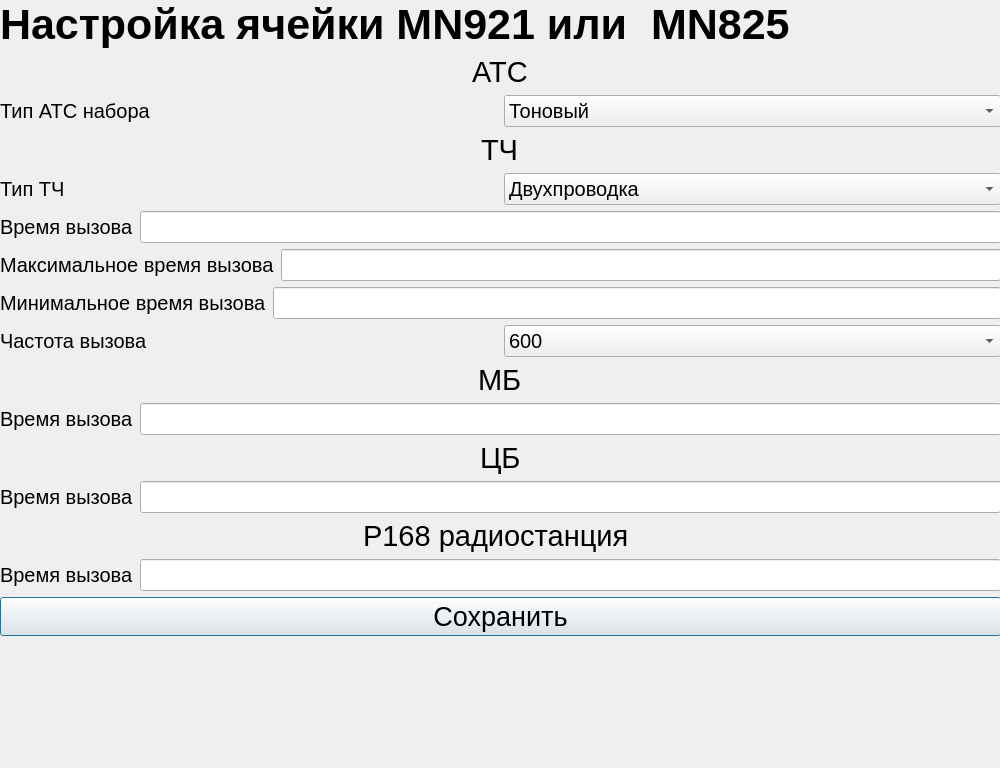
<?xml version="1.0" encoding="UTF-8"?>
<ui version="4.0">
 <class>mn921channelcfg</class>
 <widget class="QDialog" name="mn921channelcfg">
  <property name="geometry">
   <rect>
    <x>0</x>
    <y>0</y>
    <width>1000</width>
    <height>768</height>
   </rect>
  </property>
  <property name="minimumSize">
   <size>
    <width>1000</width>
    <height>768</height>
   </size>
  </property>
  <property name="maximumSize">
   <size>
    <width>1000</width>
    <height>768</height>
   </size>
  </property>
  <property name="windowTitle">
   <string>Dialog</string>
  </property>
  <widget class="QWidget" name="layoutWidget">
   <property name="geometry">
    <rect>
     <x>0</x>
     <y>0</y>
     <width>1001</width>
     <height>804</height>
    </rect>
   </property>
   <layout class="QHBoxLayout" name="horizontalLayout_2">
    <item>
     <layout class="QVBoxLayout" name="mn921">
      <item>
       <layout class="QVBoxLayout" name="ats">
        <item>
         <widget class="QLabel" name="label_14">
          <property name="font">
           <font>
            <pointsize>32</pointsize>
            <weight>75</weight>
            <bold>true</bold>
           </font>
          </property>
          <property name="text">
           <string>Настройка ячейки MN921 или  MN825 </string>
          </property>
         </widget>
        </item>
        <item alignment="Qt::AlignHCenter">
         <widget class="QLabel" name="label_7">
          <property name="font">
           <font>
            <pointsize>22</pointsize>
           </font>
          </property>
          <property name="text">
           <string>АТС</string>
          </property>
         </widget>
        </item>
        <item>
         <layout class="QHBoxLayout" name="ats_cfg">
          <item>
           <widget class="QLabel" name="label_8">
            <property name="font">
             <font>
              <pointsize>15</pointsize>
             </font>
            </property>
            <property name="text">
             <string>Тип АТС набора</string>
            </property>
           </widget>
          </item>
          <item>
           <widget class="QComboBox" name="ats_type">
            <property name="font">
             <font>
              <pointsize>15</pointsize>
             </font>
            </property>
            <item>
             <property name="text">
              <string>Тоновый</string>
             </property>
            </item>
            <item>
             <property name="text">
              <string>Импульсный</string>
             </property>
            </item>
           </widget>
          </item>
         </layout>
        </item>
       </layout>
      </item>
      <item>
       <layout class="QVBoxLayout" name="tch">
        <item alignment="Qt::AlignHCenter">
         <widget class="QLabel" name="label_6">
          <property name="font">
           <font>
            <pointsize>22</pointsize>
           </font>
          </property>
          <property name="text">
           <string>ТЧ</string>
          </property>
         </widget>
        </item>
        <item>
         <layout class="QVBoxLayout" name="verticalLayout_2">
          <item>
           <layout class="QHBoxLayout" name="horizontalLayout_8">
            <item>
             <widget class="QLabel" name="label_13">
              <property name="font">
               <font>
                <pointsize>15</pointsize>
               </font>
              </property>
              <property name="text">
               <string>Тип ТЧ</string>
              </property>
             </widget>
            </item>
            <item>
             <widget class="QComboBox" name="tch_type">
              <property name="font">
               <font>
                <pointsize>15</pointsize>
               </font>
              </property>
              <item>
               <property name="text">
                <string>Двухпроводка</string>
               </property>
              </item>
              <item>
               <property name="text">
                <string>Четырехпроводка-ФЛ</string>
               </property>
              </item>
              <item>
               <property name="text">
                <string>Четырехпроводка-ТЧ</string>
               </property>
              </item>
             </widget>
            </item>
           </layout>
          </item>
          <item>
           <layout class="QHBoxLayout" name="horizontalLayout_7">
            <item>
             <widget class="QLabel" name="label_12">
              <property name="font">
               <font>
                <pointsize>15</pointsize>
               </font>
              </property>
              <property name="text">
               <string>Время вызова</string>
              </property>
             </widget>
            </item>
            <item>
             <widget class="QLineEdit" name="tch_timeoc">
              <property name="font">
               <font>
                <pointsize>15</pointsize>
               </font>
              </property>
             </widget>
            </item>
           </layout>
          </item>
          <item>
           <layout class="QHBoxLayout" name="horizontalLayout_6">
            <item>
             <widget class="QLabel" name="label_11">
              <property name="font">
               <font>
                <pointsize>15</pointsize>
               </font>
              </property>
              <property name="text">
               <string>Максимальное время вызова</string>
              </property>
             </widget>
            </item>
            <item>
             <widget class="QLineEdit" name="tch_maxtimeoc">
              <property name="font">
               <font>
                <pointsize>15</pointsize>
               </font>
              </property>
             </widget>
            </item>
           </layout>
          </item>
          <item>
           <layout class="QHBoxLayout" name="horizontalLayout_5">
            <item>
             <widget class="QLabel" name="label_10">
              <property name="font">
               <font>
                <pointsize>15</pointsize>
               </font>
              </property>
              <property name="text">
               <string>Минимальное время вызова</string>
              </property>
             </widget>
            </item>
            <item>
             <widget class="QLineEdit" name="tch_mintimeoc">
              <property name="font">
               <font>
                <pointsize>15</pointsize>
               </font>
              </property>
             </widget>
            </item>
           </layout>
          </item>
          <item>
           <layout class="QHBoxLayout" name="horizontalLayout_4">
            <item>
             <widget class="QLabel" name="label_9">
              <property name="font">
               <font>
                <pointsize>15</pointsize>
               </font>
              </property>
              <property name="text">
               <string>Частота вызова</string>
              </property>
             </widget>
            </item>
            <item>
             <widget class="QComboBox" name="tch_fr">
              <property name="font">
               <font>
                <pointsize>15</pointsize>
               </font>
              </property>
              <item>
               <property name="text">
                <string>600</string>
               </property>
              </item>
              <item>
               <property name="text">
                <string>2100</string>
               </property>
              </item>
             </widget>
            </item>
           </layout>
          </item>
         </layout>
        </item>
       </layout>
      </item>
      <item>
       <layout class="QVBoxLayout" name="mb">
        <item alignment="Qt::AlignHCenter">
         <widget class="QLabel" name="label_4">
          <property name="font">
           <font>
            <pointsize>22</pointsize>
           </font>
          </property>
          <property name="text">
           <string>МБ</string>
          </property>
         </widget>
        </item>
        <item>
         <layout class="QHBoxLayout" name="toc_2">
          <item>
           <widget class="QLabel" name="tcfg_2">
            <property name="font">
             <font>
              <pointsize>15</pointsize>
             </font>
            </property>
            <property name="text">
             <string>Время вызова</string>
            </property>
           </widget>
          </item>
          <item>
           <widget class="QLineEdit" name="mb_timeoc">
            <property name="font">
             <font>
              <pointsize>15</pointsize>
             </font>
            </property>
           </widget>
          </item>
         </layout>
        </item>
       </layout>
      </item>
      <item>
       <layout class="QVBoxLayout" name="cb">
        <item alignment="Qt::AlignHCenter">
         <widget class="QLabel" name="label_5">
          <property name="font">
           <font>
            <pointsize>22</pointsize>
           </font>
          </property>
          <property name="text">
           <string>ЦБ</string>
          </property>
         </widget>
        </item>
        <item>
         <layout class="QHBoxLayout" name="toc">
          <item>
           <widget class="QLabel" name="label_2">
            <property name="font">
             <font>
              <pointsize>15</pointsize>
             </font>
            </property>
            <property name="text">
             <string>Время вызова</string>
            </property>
           </widget>
          </item>
          <item>
           <widget class="QLineEdit" name="cb_timeoc">
            <property name="font">
             <font>
              <pointsize>15</pointsize>
             </font>
            </property>
           </widget>
          </item>
         </layout>
        </item>
        <item>
         <layout class="QVBoxLayout" name="verticalLayout"/>
        </item>
        <item alignment="Qt::AlignHCenter">
         <widget class="QLabel" name="label">
          <property name="font">
           <font>
            <pointsize>22</pointsize>
           </font>
          </property>
          <property name="text">
           <string>Р168 радиостанция </string>
          </property>
         </widget>
        </item>
        <item>
         <layout class="QHBoxLayout" name="horizontalLayout_3">
          <item>
           <widget class="QLabel" name="label_3">
            <property name="font">
             <font>
              <pointsize>15</pointsize>
             </font>
            </property>
            <property name="text">
             <string>Время вызова</string>
            </property>
           </widget>
          </item>
          <item>
           <widget class="QLineEdit" name="r168_timeoc">
            <property name="font">
             <font>
              <pointsize>15</pointsize>
             </font>
            </property>
           </widget>
          </item>
         </layout>
        </item>
        <item>
         <widget class="QPushButton" name="pushButton">
          <property name="font">
           <font>
            <pointsize>20</pointsize>
           </font>
          </property>
          <property name="text">
           <string>Сохранить</string>
          </property>
         </widget>
        </item>
        <item>
         <spacer name="verticalSpacer">
          <property name="orientation">
           <enum>Qt::Vertical</enum>
          </property>
          <property name="sizeHint" stdset="0">
           <size>
            <width>20</width>
            <height>40</height>
           </size>
          </property>
         </spacer>
        </item>
       </layout>
      </item>
     </layout>
    </item>
   </layout>
  </widget>
 </widget>
 <resources/>
 <connections/>
</ui>
